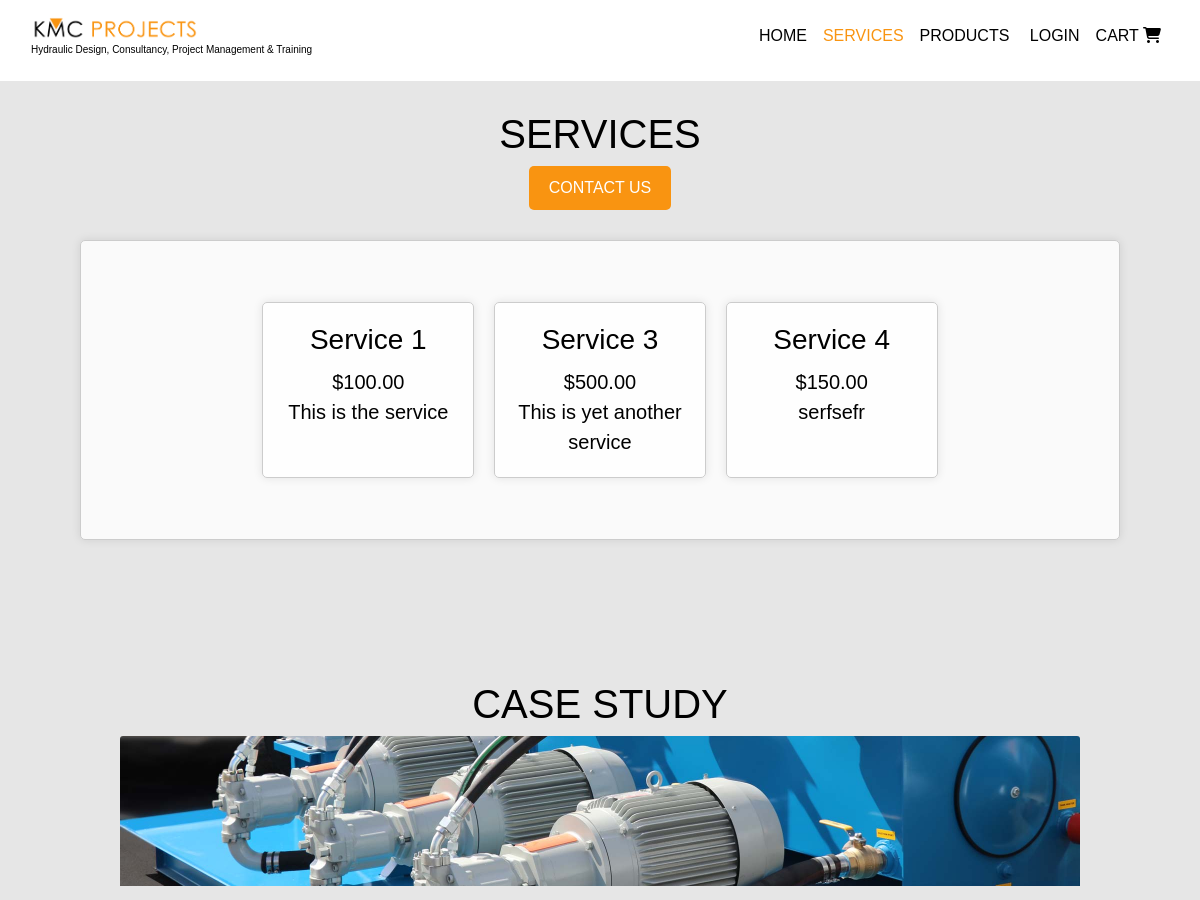
/services/ (upper part), run on an earlier commit of the app's database.
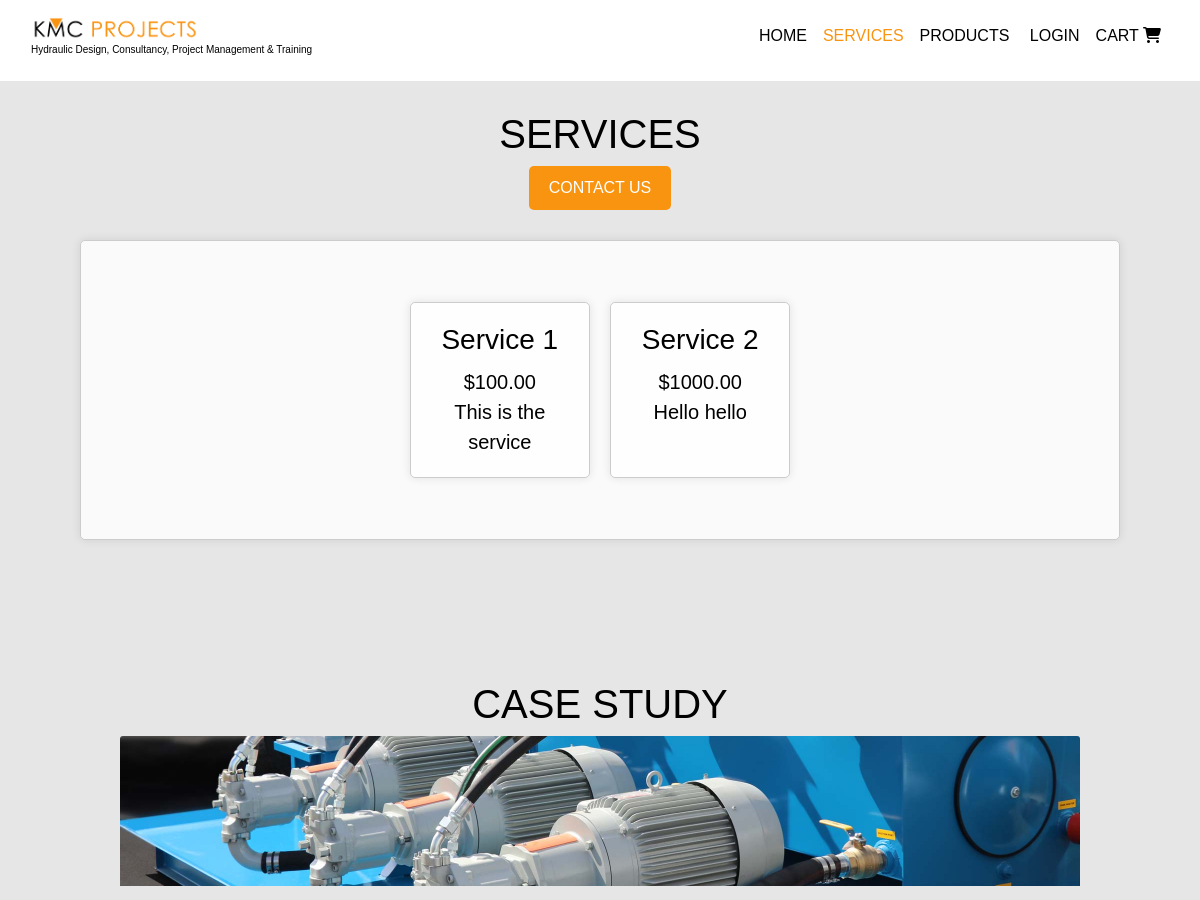
And on a later commit of the database.
### services/models.py (models this page shows, shortened)
class Services(models.Model):
    name = models.CharField(max_length=100)
    sku = models.CharField(max_length=254, null=True, blank=True, unique=True)
    description = models.TextField(max_length=250)
    price = models.DecimalField(max_digits=6, decimal_places=2)
    created_on = models.DateTimeField(auto_now_add=True)
    updated_on = models.BooleanField(default=False)

class CaseStudy(models.Model):
    title = models.CharField(max_length=100)
    sku = models.CharField(max_length=254, null=True, unique=True)
    body = models.TextField()
    image = models.ImageField(null=True, blank=True)
    created_on = models.DateTimeField(auto_now_add=True)
    updated_on = models.BooleanField(default=False)

### services/views.py (the view)
# urls.py: path('', views.ServiceList, name='services'),
def ServiceList(request):
    services = Services.objects.all()
    casestudies = CaseStudy.objects.all()
    return render(request, 'services/services.html', {'services': services, 'casestudies': casestudies})

### services/templates/services/services.html (shortened to what this page needs)
{% extends "base.html" %}
{% load static %}
{% block content %}
<div class="content-wrapper">
    <h1 class="site-headings">Services</h1>
    <a href="{% url 'contact' %}" class="contact-button">Contact Us</a>
    <div class="services-box">
        <div class="service-text">
            {% for service in services %}
                <div class="services-inner-box">
                    <div class="services-list">
                        <div class="services-details">
                            <h3 class="product-name">{{ service.name }}</h3>
                            <p class="lead mb-0">${{ service.price }}</p>
                            <p class="lead mb-0">{{ service.description }}</p>
                        </div>
                    </div>
                </div>
            {% endfor %}
        </div>
    </div>
<div class="content-wrapper">
    <h1 class="site-headings">Case Study</h1>
    {% for casestudy in casestudies %}
    {% if casestudy.image %}
    <a href="">
        <img class="card-img-top img-fluid casestudy-img" src="{{ casestudy.image.url }}" alt="{{ casestudy.title }}">
    </a>
    {% else %}
    <a href="">
        <img class="card-img-top img-fluid" src="" alt="{{ casestudy.title }}">
    </a>
    {% endif %}
            </div>
    {% endfor %}
{% endblock %}

### templates/base.html (shortened to what this page needs)
{% load static %}
{% url 'home' as home_url %}
{% url 'services' as services_url %}
{% url 'cart' as cart_url %}
{% url 'items' as items_url %}
{% url 'account_login' as login_url %}
{% url 'account_signup' as signup_url %}
{% url 'account_logout' as logout_url %}
<!doctype html>
<html lang="en">
  <head>
{% block corecss %}
    <link rel="stylesheet" href="https://stackpath.bootstrapcdn.com/bootstrap/4.4.1/css/bootstrap.min.css">
    <link rel="stylesheet" href="https://use.typekit.net/qlo3ytp.css">
    <link rel="stylesheet" href="{% static '/css/base.css' %}">
    {% endblock %}
</head>
<body>
    <header class="container-fluid fixed-top">
        <div id="topnav" class="row bg-white pt-lg-2">
            <div class="col-lg-4 my-auto py-1 py-lg-0 text-center text-lg-left">
                <a href="{% url 'home' %}" class="nav-link main-logo-link">
                    <img class="logo-img" src="{% static 'images/logo.png' %}" alt="kmc project logo image">
                    <p class="tagline">Hydraulic Design, Consultancy, Project Management & Training</p>
                </a>
            </div>
            <div class="col-lg-8">
                <nav class="navbar navbar-expand-lg justify-content-end">
                    <div class="collapse navbar-collapse" id="navbarNav">
                        <ul class="navbar-nav ml-auto">
                            <li class="nav-item">
                                <a class="nav-link {% if request.path == '/' %}active{% endif %}" href="{% url 'home' %}">Home</a>
                            </li>
                            <li class="nav-item">
                                <a class="nav-link {% if request.path == '/services/' %}active{% endif %}" href="{% url 'services' %}">Services</a>
                            </li>
                            <li class="nav-item dropdown">
                                <a class="nav-link {% if request.path == '/items/' %}active{% endif %}" href="{% url 'items' %}" id="navbarDropdown" role="button" data-toggle="dropdown" aria-haspopup="true" aria-expanded="false">
                                  Products
                                </a>
                              </li>
                             {% if user.is_authenticated %}
                             <li class="nav-item">
                                <a class="nav-link" href="#">Your Account</a>
                            </li>
                            <li class="nav-item">
                                <a class="nav-link {% if request.path == logout_url %}active" aria-current="page{% endif %}" href="{% url 'account_logout' %}">Logout</a>
                            </li>
                            {% else %}
                            <li class="nav-item">
                                <a class="nav-link {% if request.path == '/account/login/' %}active{% endif %}" href="{% url 'account_login' %}">Login</a>
                            </li>
                            {% endif %}
                            <li class="nav-item">
                                <a class="nav-link {% if request.path == '/cart/' %}active{% endif %}" href="{% url 'cart' %}">Cart
                                    <i class="fa-solid fa-cart-shopping"></i>
                                </a>
                            </li>
                        </ul>
                    </div>
                </nav>
            </div>
        </div>
    </header>
    {% block content %}
    {% endblock %}
</body>
</html>

### static/css/base.css (style rules this page uses)
body { font-family: 'proxima-nova', sans-serif; font-style: normal; font-weight: 100; color: black; background-color: #e6e6e6; }
h1, h2 { text-transform: uppercase; }
.site-headings { margin-top: 10px; }
.logo-img { width: 50%; text-align: center; }
.tagline { text-decoration: none; font-size: 10px; margin-top: 2px; color: black; }
.navbar { display: flex; justify-content: space-between; text-transform: uppercase; text-decoration: none; }
.navbar .navbar-nav .nav-link { color: black; }
.navbar-nav .nav-link.active { color: #f99411; }
.content-wrapper { padding-top: 100px; text-align: center; }
.contact-button { display: inline-block; padding: 10px 20px; background-color: #f99411; color: #fff; text-decoration: none; border-radius: 5px; text-transform: uppercase; }
.services-inner-box { background-color: rgba(255, 255, 255, 0.8); border: 1px solid #ccc; padding: 20px; border-radius: 5px; box-shadow: 0 0 10px rgba(0, 0, 0, 0.1); margin: 10px; width: 50%; }
.services-box { display: flex; flex-wrap: wrap; align-items: center; justify-content: center; text-align: center; margin: 30px 80px; background-color: rgba(255, 255, 255, 0.8); border: 1px solid #ccc; padding: 20px; border-radius: 5px; box-shadow: 0 0 10px rgba(0, 0, 0, 0.1); height: 300px; }
.service-text { display: flex; }
.casestudy-img { max-width: 80%; max-height: 150px; }
.product-name { margin-bottom: 10px; }

What changed in the data, as far as the page shows it:
removed Services: name "Service 3", price "500.00", description "This is yet another service"
removed Services: name "Service 4", price "150.00", description "serfsefr"
added Services: name "Service 2", price "1000.00", description "Hello hello"
